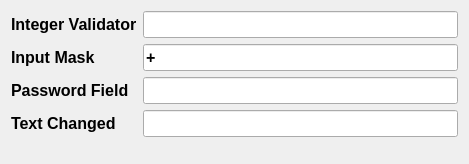
<?xml version="1.0" encoding="UTF-8"?>
<ui version="4.0">
 <class>Form</class>
 <widget class="QWidget" name="Form">
  <property name="geometry">
   <rect>
    <x>0</x>
    <y>0</y>
    <width>469</width>
    <height>164</height>
   </rect>
  </property>
  <property name="windowTitle">
   <string>Line Edit Demo</string>
  </property>
  <layout class="QFormLayout" name="formLayout">
   <item row="0" column="0">
    <widget class="QLabel" name="label">
     <property name="font">
      <font>
       <family>Arial</family>
       <pointsize>12</pointsize>
       <weight>75</weight>
       <bold>true</bold>
      </font>
     </property>
     <property name="text">
      <string>Integer Validator</string>
     </property>
    </widget>
   </item>
   <item row="0" column="1">
    <widget class="QLineEdit" name="t1">
     <property name="font">
      <font>
       <family>Arial</family>
       <pointsize>12</pointsize>
       <weight>75</weight>
       <bold>true</bold>
      </font>
     </property>
    </widget>
   </item>
   <item row="1" column="0">
    <widget class="QLabel" name="label_2">
     <property name="font">
      <font>
       <family>Arial</family>
       <pointsize>12</pointsize>
       <weight>75</weight>
       <bold>true</bold>
      </font>
     </property>
     <property name="text">
      <string>Input Mask</string>
     </property>
    </widget>
   </item>
   <item row="1" column="1">
    <widget class="QLineEdit" name="t2">
     <property name="font">
      <font>
       <family>Arial</family>
       <pointsize>12</pointsize>
       <weight>75</weight>
       <bold>true</bold>
      </font>
     </property>
     <property name="inputMask">
      <string>+99 999 999 9999</string>
     </property>
    </widget>
   </item>
   <item row="2" column="0">
    <widget class="QLabel" name="label_3">
     <property name="font">
      <font>
       <family>Arial</family>
       <pointsize>12</pointsize>
       <weight>75</weight>
       <bold>true</bold>
      </font>
     </property>
     <property name="text">
      <string>Password Field</string>
     </property>
    </widget>
   </item>
   <item row="2" column="1">
    <widget class="QLineEdit" name="t3">
     <property name="font">
      <font>
       <family>Arial</family>
       <pointsize>12</pointsize>
       <weight>75</weight>
       <bold>true</bold>
      </font>
     </property>
     <property name="echoMode">
      <enum>QLineEdit::Password</enum>
     </property>
    </widget>
   </item>
   <item row="3" column="0">
    <widget class="QLabel" name="label_4">
     <property name="font">
      <font>
       <family>Arial</family>
       <pointsize>12</pointsize>
       <weight>75</weight>
       <bold>true</bold>
      </font>
     </property>
     <property name="text">
      <string>Text Changed</string>
     </property>
    </widget>
   </item>
   <item row="3" column="1">
    <widget class="QLineEdit" name="t4">
     <property name="font">
      <font>
       <family>Arial</family>
       <pointsize>12</pointsize>
       <weight>75</weight>
       <bold>true</bold>
      </font>
     </property>
    </widget>
   </item>
  </layout>
 </widget>
 <resources/>
 <connections/>
</ui>
